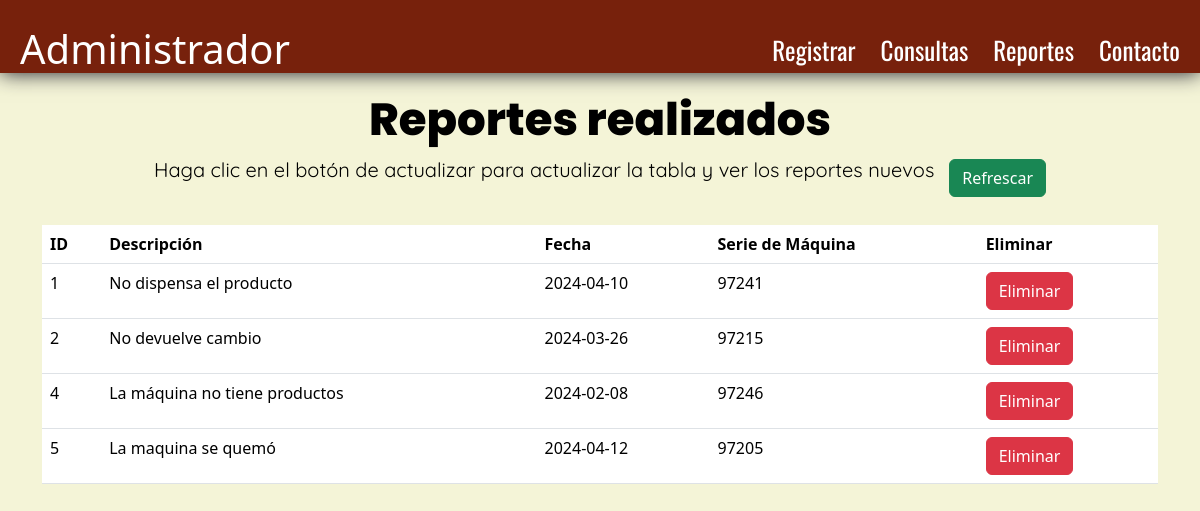
Page /reportes on the committed database.
### app.py (models this page shows)
class Report(db.Model):
    id_report = db.Column(db.Integer, primary_key=True)
    description = db.Column(db.String(100), nullable=False)
    date = db.Column(db.String(10), nullable=False)
    serial_no = db.Column(db.Integer, nullable=False)

### app.py (the view)
@app.route('/reportes')
def reportes():
    reports = Report.query.all()
    return render_template('report_admin.html', reports=reports)

### app.py (called while the page is built)
@app.before_request
def create_tables():
    db.create_all()

### templates/report_admin.html (shortened to what this page needs)
<html>
    <head>
        <link rel = "stylesheet" href="https://cdn.jsdelivr.net/npm/bootstrap@5.3.3/dist/css/bootstrap.min.css">
        <link rel = "stylesheet" type="text/css" href = "{{ url_for('static', filename = 'report_rec/report_admin.css') }}">
    </head>
    <body>
        <header>
            <div class = "header_menu">
                <a href = "{{url_for('home')}}"><h1 id = "Title">Administrador</h1></a>
                <nav class="Contenedor">
                    <ul>
                        <li><a href="{{url_for('registro')}}">Registrar</a></li>
                        <li><a href="{{url_for('consult')}}">Consultas</a></li>
                        <li><a href="{{url_for('reportes')}}">Reportes</a></li>
                        <li><a href="#">Contacto</a></li>
                    </ul>
                </nav>
            </div>
        </header>
        <div class = "table_rep">
            <h1 id="title_table">Reportes realizados</h1>
            <div class = "refrescar_man">
                <p>Haga clic en el botón de actualizar para actualizar la tabla y ver los reportes nuevos</p>
                <button class="btn btn-success" onclick="location.reload()">Refrescar</button>
            </div>
            <div class="container mt-4">
                <table class="table">
                    <thead>
                        <tr>
                            <th scope="col">ID</th>
                            <th scope="col">Descripción</th>
                            <th scope="col">Fecha</th>
                            <th scope="col">Serie de Máquina</th>
                            <th scope="col">Eliminar</th>
                        </tr>
                    </thead>
                    <tbody>
                        {% for report in reports %}
                        <tr>
                            <td>{{ report.id_report }}</td>
                            <td>{{ report.description }}</td>
                            <td>{{ report.date }}</td>
                            <td>{{ report.serial_no }}</td>
                            <td><a href="/delete_report/{{report.id_report}}" class="btn btn-danger">Eliminar</a></td>
                        </tr>
                    {% endfor %}
                    </tbody>
                </table>
            </div>
        </div>
    </body>
</html>

### static/report_rec/report_admin.css (style rules this page uses)
body { background-color:#f4f4d7; }
header { background-color: rgb(119, 33, 12); position: sticky; padding-top:25px; box-shadow: 0px 0px 20px #1a1925; }
.header_menu #Title { color: white; margin-left:20; }
.header_menu a { text-decoration:none; }
.Contenedor { float: right; margin-top:-50; margin-right:20; }
.header_menu nav ul li { list-style:none; margin-left:25px; float:left; }
.header_menu nav ul li a { font-family:"Oswald"; font-size:25px; text-decoration:none; color:rgb(255 255 255); transition-duration: 0.12s; transition-timing-function: ease-out; }
.table_rep h1 { text-align:center; font-weight:750; font-family:"Poppins"; margin-top:20px; color:black; font-size:45; }
.table_rep .refrescar_man { display: flex; justify-content: center; align-items: center; }
.table_rep .refrescar_man p { font-size:20px; color:black; font-family:"Quicksand" }
.table_rep .refrescar_man .btn { margin-left:15px; }

### rows in the picture
Report: id_report "1", description "No dispensa el producto", date "2024-04-10", serial_no "97241"
Report: id_report "2", description "No devuelve cambio", date "2024-03-26", serial_no "97215"
Report: id_report "4", description "La máquina no tiene productos", date "2024-02-08", serial_no "97246"
Report: id_report "5", description "La maquina se quemó", date "2024-04-12", serial_no "97205"
